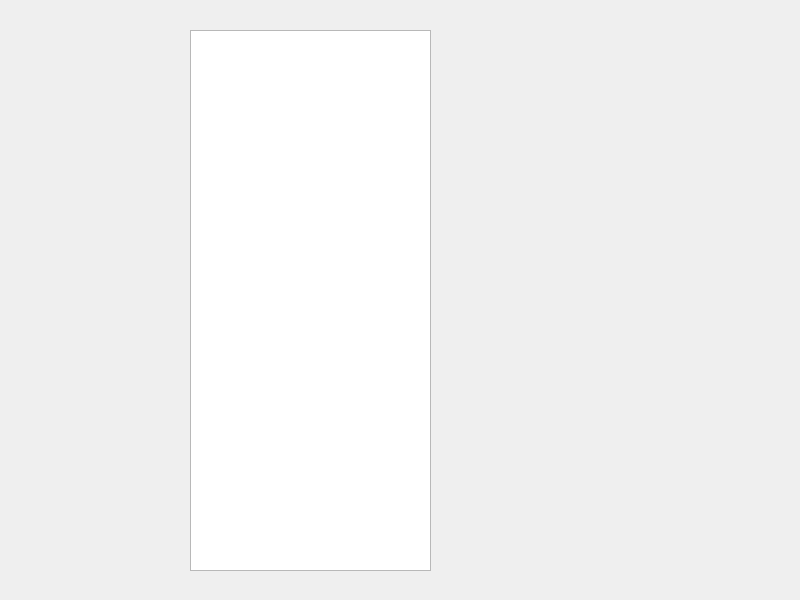
<?xml version="1.0" encoding="UTF-8"?>
<ui version="4.0">
 <class>Dialog</class>
 <widget class="QDialog" name="Dialog">
  <property name="geometry">
   <rect>
    <x>0</x>
    <y>0</y>
    <width>800</width>
    <height>600</height>
   </rect>
  </property>
  <property name="windowTitle">
   <string>Dialog</string>
  </property>
  <widget class="QTextEdit" name="textEdit">
   <property name="geometry">
    <rect>
     <x>190</x>
     <y>30</y>
     <width>241</width>
     <height>541</height>
    </rect>
   </property>
  </widget>
 </widget>
 <resources/>
 <connections/>
</ui>
